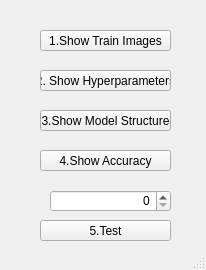
<?xml version="1.0" encoding="UTF-8"?>
<ui version="4.0">
 <class>MainWindow</class>
 <widget class="QMainWindow" name="MainWindow">
  <property name="geometry">
   <rect>
    <x>0</x>
    <y>0</y>
    <width>206</width>
    <height>270</height>
   </rect>
  </property>
  <property name="windowTitle">
   <string>Q5</string>
  </property>
  <widget class="QWidget" name="centralwidget">
   <widget class="QPushButton" name="pushButton">
    <property name="geometry">
     <rect>
      <x>40</x>
      <y>30</y>
      <width>131</width>
      <height>21</height>
     </rect>
    </property>
    <property name="text">
     <string>1.Show Train Images</string>
    </property>
   </widget>
   <widget class="QPushButton" name="pushButton_2">
    <property name="geometry">
     <rect>
      <x>40</x>
      <y>70</y>
      <width>131</width>
      <height>21</height>
     </rect>
    </property>
    <property name="text">
     <string>2. Show Hyperparameters</string>
    </property>
   </widget>
   <widget class="QPushButton" name="pushButton_3">
    <property name="geometry">
     <rect>
      <x>40</x>
      <y>110</y>
      <width>131</width>
      <height>21</height>
     </rect>
    </property>
    <property name="text">
     <string>3.Show Model Structure</string>
    </property>
   </widget>
   <widget class="QPushButton" name="pushButton_4">
    <property name="geometry">
     <rect>
      <x>40</x>
      <y>150</y>
      <width>131</width>
      <height>21</height>
     </rect>
    </property>
    <property name="text">
     <string>4.Show Accuracy</string>
    </property>
   </widget>
   <widget class="QSpinBox" name="spinBox">
    <property name="geometry">
     <rect>
      <x>50</x>
      <y>190</y>
      <width>121</width>
      <height>22</height>
     </rect>
    </property>
    <property name="alignment">
     <set>Qt::AlignRight|Qt::AlignTrailing|Qt::AlignVCenter</set>
    </property>
    <property name="suffix">
     <string/>
    </property>
    <property name="minimum">
     <number>0</number>
    </property>
    <property name="maximum">
     <number>9999</number>
    </property>
    <property name="value">
     <number>0</number>
    </property>
   </widget>
   <widget class="QPushButton" name="pushButton_5">
    <property name="geometry">
     <rect>
      <x>40</x>
      <y>220</y>
      <width>131</width>
      <height>21</height>
     </rect>
    </property>
    <property name="text">
     <string>5.Test</string>
    </property>
   </widget>
  </widget>
  <widget class="QStatusBar" name="statusbar"/>
 </widget>
 <resources/>
 <connections/>
</ui>
